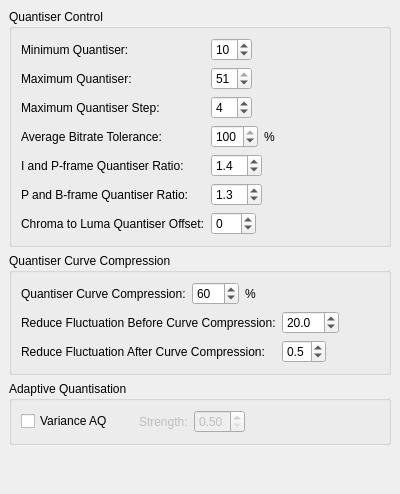
     <widget class="QWidget" name="tab_6" >
      <attribute name="title" >
       <string>Quantiser</string>
      </attribute>
      <layout class="QVBoxLayout" >
       <property name="margin" >
        <number>9</number>
       </property>
       <property name="spacing" >
        <number>6</number>
       </property>
       <item>
        <widget class="QGroupBox" name="groupBox_4" >
         <property name="title" >
          <string>Quantiser Control</string>
         </property>
         <layout class="QVBoxLayout" >
          <property name="margin" >
           <number>9</number>
          </property>
          <property name="spacing" >
           <number>6</number>
          </property>
          <item>
           <layout class="QGridLayout" >
            <property name="margin" >
             <number>0</number>
            </property>
            <property name="spacing" >
             <number>6</number>
            </property>
            <item row="2" column="1" >
             <layout class="QHBoxLayout" >
              <property name="margin" >
               <number>0</number>
              </property>
              <property name="spacing" >
               <number>6</number>
              </property>
              <item>
               <widget class="QSpinBox" name="quantiserMaxStepSpinBox" >
                <property name="maximum" >
                 <number>10</number>
                </property>
                <property name="value" >
                 <number>4</number>
                </property>
               </widget>
              </item>
              <item>
               <spacer>
                <property name="orientation" >
                 <enum>Qt::Horizontal</enum>
                </property>
                <property name="sizeHint" >
                 <size>
                  <width>40</width>
                  <height>20</height>
                 </size>
                </property>
               </spacer>
              </item>
             </layout>
            </item>
            <item row="1" column="0" >
             <widget class="QLabel" name="label_16" >
              <property name="text" >
               <string>Maximum Quantiser:</string>
              </property>
             </widget>
            </item>
            <item row="4" column="0" >
             <widget class="QLabel" name="label_6" >
              <property name="text" >
               <string>I and P-frame Quantiser Ratio:</string>
              </property>
             </widget>
            </item>
            <item row="0" column="1" >
             <layout class="QHBoxLayout" >
              <property name="margin" >
               <number>0</number>
              </property>
              <property name="spacing" >
               <number>6</number>
              </property>
              <item>
               <widget class="QSpinBox" name="quantiserMinSpinBox" >
                <property name="maximum" >
                 <number>51</number>
                </property>
                <property name="value" >
                 <number>10</number>
                </property>
               </widget>
              </item>
              <item>
               <spacer>
                <property name="orientation" >
                 <enum>Qt::Horizontal</enum>
                </property>
                <property name="sizeHint" >
                 <size>
                  <width>47</width>
                  <height>20</height>
                 </size>
                </property>
               </spacer>
              </item>
             </layout>
            </item>
            <item row="5" column="1" >
             <layout class="QHBoxLayout" >
              <property name="margin" >
               <number>0</number>
              </property>
              <property name="spacing" >
               <number>6</number>
              </property>
              <item>
               <widget class="QDoubleSpinBox" name="quantiserPbRatioSpinBox" >
                <property name="decimals" >
                 <number>1</number>
                </property>
                <property name="maximum" >
                 <double>10.000000000000000</double>
                </property>
                <property name="minimum" >
                 <double>1.000000000000000</double>
                </property>
                <property name="singleStep" >
                 <double>0.100000000000000</double>
                </property>
                <property name="value" >
                 <double>1.300000000000000</double>
                </property>
               </widget>
              </item>
              <item>
               <spacer>
                <property name="orientation" >
                 <enum>Qt::Horizontal</enum>
                </property>
                <property name="sizeHint" >
                 <size>
                  <width>40</width>
                  <height>20</height>
                 </size>
                </property>
               </spacer>
              </item>
             </layout>
            </item>
            <item row="3" column="1" >
             <layout class="QHBoxLayout" >
              <property name="margin" >
               <number>0</number>
              </property>
              <property name="spacing" >
               <number>6</number>
              </property>
              <item>
               <widget class="QSpinBox" name="avgBitrateToleranceSpinBox" >
                <property name="maximum" >
                 <number>100</number>
                </property>
                <property name="minimum" >
                 <number>0</number>
                </property>
                <property name="value" >
                 <number>100</number>
                </property>
               </widget>
              </item>
              <item>
               <widget class="QLabel" name="label_2" >
                <property name="text" >
                 <string>%</string>
                </property>
               </widget>
              </item>
              <item>
               <spacer>
                <property name="orientation" >
                 <enum>Qt::Horizontal</enum>
                </property>
                <property name="sizeHint" >
                 <size>
                  <width>40</width>
                  <height>20</height>
                 </size>
                </property>
               </spacer>
              </item>
             </layout>
            </item>
            <item row="2" column="0" >
             <widget class="QLabel" name="label_17" >
              <property name="text" >
               <string>Maximum Quantiser Step:</string>
              </property>
             </widget>
            </item>
            <item row="6" column="1" >
             <layout class="QHBoxLayout" >
              <property name="margin" >
               <number>0</number>
              </property>
              <property name="spacing" >
               <number>6</number>
              </property>
              <item>
               <widget class="QSpinBox" name="chromaLumaOffsetSpinBox" >
                <property name="maximum" >
                 <number>12</number>
                </property>
                <property name="minimum" >
                 <number>-12</number>
                </property>
               </widget>
              </item>
              <item>
               <spacer>
                <property name="orientation" >
                 <enum>Qt::Horizontal</enum>
                </property>
                <property name="sizeHint" >
                 <size>
                  <width>40</width>
                  <height>20</height>
                 </size>
                </property>
               </spacer>
              </item>
             </layout>
            </item>
            <item row="5" column="0" >
             <widget class="QLabel" name="label_7" >
              <property name="text" >
               <string>P and B-frame Quantiser Ratio:</string>
              </property>
             </widget>
            </item>
            <item row="3" column="0" >
             <widget class="QLabel" name="label_5" >
              <property name="text" >
               <string>Average Bitrate Tolerance:</string>
              </property>
             </widget>
            </item>
            <item row="6" column="0" >
             <widget class="QLabel" name="label_20" >
              <property name="text" >
               <string>Chroma to Luma Quantiser Offset:</string>
              </property>
             </widget>
            </item>
            <item row="1" column="1" >
             <layout class="QHBoxLayout" >
              <property name="margin" >
               <number>0</number>
              </property>
              <property name="spacing" >
               <number>6</number>
              </property>
              <item>
               <widget class="QSpinBox" name="quantiserMaxSpinBox" >
                <property name="maximum" >
                 <number>51</number>
                </property>
                <property name="minimum" >
                 <number>10</number>
                </property>
                <property name="value" >
                 <number>51</number>
                </property>
               </widget>
              </item>
              <item>
               <spacer>
                <property name="orientation" >
                 <enum>Qt::Horizontal</enum>
                </property>
                <property name="sizeHint" >
                 <size>
                  <width>40</width>
                  <height>20</height>
                 </size>
                </property>
               </spacer>
              </item>
             </layout>
            </item>
            <item row="0" column="0" >
             <widget class="QLabel" name="label_15" >
              <property name="text" >
               <string>Minimum Quantiser:</string>
              </property>
             </widget>
            </item>
            <item row="4" column="1" >
             <layout class="QHBoxLayout" >
              <property name="margin" >
               <number>0</number>
              </property>
              <property name="spacing" >
               <number>6</number>
              </property>
              <item>
               <widget class="QDoubleSpinBox" name="quantiserIpRatioSpinBox" >
                <property name="decimals" >
                 <number>1</number>
                </property>
                <property name="maximum" >
                 <double>10.000000000000000</double>
                </property>
                <property name="minimum" >
                 <double>1.000000000000000</double>
                </property>
                <property name="singleStep" >
                 <double>0.100000000000000</double>
                </property>
                <property name="value" >
                 <double>1.400000000000000</double>
                </property>
               </widget>
              </item>
              <item>
               <spacer>
                <property name="orientation" >
                 <enum>Qt::Horizontal</enum>
                </property>
                <property name="sizeHint" >
                 <size>
                  <width>40</width>
                  <height>20</height>
                 </size>
                </property>
               </spacer>
              </item>
             </layout>
            </item>
           </layout>
          </item>
         </layout>
        </widget>
       </item>
       <item>
        <widget class="QGroupBox" name="groupBox_3" >
         <property name="title" >
          <string>Quantiser Curve Compression</string>
         </property>
         <layout class="QVBoxLayout" >
          <property name="margin" >
           <number>9</number>
          </property>
          <property name="spacing" >
           <number>6</number>
          </property>
          <item>
           <layout class="QHBoxLayout" >
            <property name="margin" >
             <number>0</number>
            </property>
            <property name="spacing" >
             <number>6</number>
            </property>
            <item>
             <widget class="QLabel" name="label_8" >
              <property name="text" >
               <string>Quantiser Curve Compression:</string>
              </property>
             </widget>
            </item>
            <item>
             <layout class="QHBoxLayout" >
              <property name="margin" >
               <number>0</number>
              </property>
              <property name="spacing" >
               <number>6</number>
              </property>
              <item>
               <widget class="QSpinBox" name="quantiserCurveCompressSpinBox" >
                <property name="maximum" >
                 <number>100</number>
                </property>
                <property name="value" >
                 <number>60</number>
                </property>
               </widget>
              </item>
              <item>
               <widget class="QLabel" name="label_18" >
                <property name="text" >
                 <string>%</string>
                </property>
               </widget>
              </item>
              <item>
               <spacer>
                <property name="orientation" >
                 <enum>Qt::Horizontal</enum>
                </property>
                <property name="sizeHint" >
                 <size>
                  <width>40</width>
                  <height>20</height>
                 </size>
                </property>
               </spacer>
              </item>
             </layout>
            </item>
           </layout>
          </item>
          <item>
           <layout class="QGridLayout" >
            <property name="margin" >
             <number>0</number>
            </property>
            <property name="spacing" >
             <number>6</number>
            </property>
            <item row="0" column="0" >
             <widget class="QLabel" name="label_21" >
              <property name="text" >
               <string>Reduce Fluctuation Before Curve Compression:</string>
              </property>
             </widget>
            </item>
            <item row="0" column="1" >
             <layout class="QHBoxLayout" >
              <property name="margin" >
               <number>0</number>
              </property>
              <property name="spacing" >
               <number>6</number>
              </property>
              <item>
               <widget class="QDoubleSpinBox" name="quantiserBeforeCompressSpinBox" >
                <property name="decimals" >
                 <number>1</number>
                </property>
                <property name="maximum" >
                 <double>999.000000000000000</double>
                </property>
                <property name="value" >
                 <double>20.000000000000000</double>
                </property>
               </widget>
              </item>
              <item>
               <spacer>
                <property name="orientation" >
                 <enum>Qt::Horizontal</enum>
                </property>
                <property name="sizeHint" >
                 <size>
                  <width>40</width>
                  <height>20</height>
                 </size>
                </property>
               </spacer>
              </item>
             </layout>
            </item>
            <item row="1" column="1" >
             <layout class="QHBoxLayout" >
              <property name="margin" >
               <number>0</number>
              </property>
              <property name="spacing" >
               <number>6</number>
              </property>
              <item>
               <widget class="QDoubleSpinBox" name="quantiserAfterCompressSpinBox" >
                <property name="decimals" >
                 <number>1</number>
                </property>
                <property name="maximum" >
                 <double>1.000000000000000</double>
                </property>
                <property name="singleStep" >
                 <double>0.100000000000000</double>
                </property>
                <property name="value" >
                 <double>0.500000000000000</double>
                </property>
               </widget>
              </item>
              <item>
               <spacer>
                <property name="orientation" >
                 <enum>Qt::Horizontal</enum>
                </property>
                <property name="sizeHint" >
                 <size>
                  <width>40</width>
                  <height>20</height>
                 </size>
                </property>
               </spacer>
              </item>
             </layout>
            </item>
            <item row="1" column="0" >
             <widget class="QLabel" name="label_22" >
              <property name="text" >
               <string>Reduce Fluctuation After Curve Compression:</string>
              </property>
             </widget>
            </item>
           </layout>
          </item>
         </layout>
        </widget>
       </item>
       <item>
        <widget class="QGroupBox" name="aqGroupBox" >
         <property name="title" >
          <string>Adaptive Quantisation</string>
         </property>
         <layout class="QVBoxLayout" >
          <property name="margin" >
           <number>9</number>
          </property>
          <property name="spacing" >
           <number>6</number>
          </property>
          <item>
           <layout class="QHBoxLayout" >
            <property name="margin" >
             <number>0</number>
            </property>
            <property name="spacing" >
             <number>6</number>
            </property>
            <item>
             <widget class="QCheckBox" name="aqVarianceCheckBox" >
              <property name="text" >
               <string>Variance AQ</string>
              </property>
             </widget>
            </item>
            <item>
             <spacer>
              <property name="orientation" >
               <enum>Qt::Horizontal</enum>
              </property>
              <property name="sizeType" >
               <enum>QSizePolicy::Fixed</enum>
              </property>
              <property name="sizeHint" >
               <size>
                <width>20</width>
                <height>20</height>
               </size>
              </property>
             </spacer>
            </item>
            <item>
             <widget class="QLabel" name="aqStrengthLabel" >
              <property name="enabled" >
               <bool>false</bool>
              </property>
              <property name="text" >
               <string>Strength:</string>
              </property>
             </widget>
            </item>
            <item>
             <widget class="QDoubleSpinBox" name="aqStrengthSpinBox" >
              <property name="enabled" >
               <bool>false</bool>
              </property>
              <property name="decimals" >
               <number>2</number>
              </property>
              <property name="maximum" >
               <double>1.500000000000000</double>
              </property>
              <property name="minimum" >
               <double>0.500000000000000</double>
              </property>
              <property name="singleStep" >
               <double>0.100000000000000</double>
              </property>
             </widget>
            </item>
            <item>
             <spacer>
              <property name="orientation" >
               <enum>Qt::Horizontal</enum>
              </property>
              <property name="sizeHint" >
               <size>
                <width>40</width>
                <height>20</height>
               </size>
              </property>
             </spacer>
            </item>
           </layout>
          </item>
         </layout>
        </widget>
       </item>
       <item>
        <spacer>
         <property name="orientation" >
          <enum>Qt::Vertical</enum>
         </property>
         <property name="sizeHint" >
          <size>
           <width>20</width>
           <height>40</height>
          </size>
         </property>
        </spacer>
       </item>
      </layout>
     </widget>
